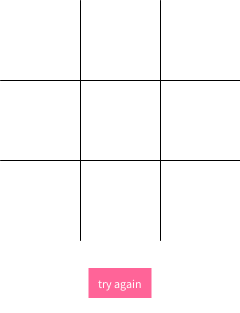
Frame 1 (no input)
Frame 2 (the mouse pressed at the canvas centre, redrawn once): identical to frame 1, image omitted

The Processing sketch that drew this single still picture (run headless with seeded random() and noise(); the mouse was pressed at the canvas centre and the sketch redrawn once):

// Processing sketch: sketch4520
// ── sketch4520.pde

PFont FONT;
float[] XFROM = new float[9];
float[] XTO = new float[9];
float[] YFROM = new float[9];
float[] YTO = new float[9];

public class PutCell {
  
  //member
  float boardWidth, boardHeight;
  float startX, startY;
  
  //constructor
  PutCell (float _boardWidth, float _boardHeight, float _startX, float _startY) {
    //member initialize
    boardWidth = _boardWidth;
    boardHeight = _boardHeight;
    startX = _startX;
    startY = _startY;
  }
  
  public void drawLine() {
    float cellWidth = round(boardWidth/3);
    float cellHeight = round(boardHeight/3);
    

    fill(255,100,152);
    line(startX + cellWidth, startY, startX + cellWidth, startY + boardHeight);
    line(startX + cellWidth*2, startY, startX + cellWidth*2, startY + boardHeight);
    line(startX, startY + cellHeight, startX + boardWidth, startY + cellHeight);
    line(startX, startY + cellHeight*2, startX + boardWidth, startY + cellHeight*2);
  }
  
  public void setPos() {
    for(int i = 0; i < 9; i++) {
      if (i%3 == 0) {
        XFROM[i] = startX;
        XTO[i] = XFROM[i] + round(boardWidth/3);
        YFROM[i] = startY + round(boardHeight/3) * i/3;
        YTO[i] = YFROM[i] + round(boardHeight/3);
      } else {
        XFROM[i] = XTO[i-1];
        XTO[i] = XFROM[i] + round(boardWidth/3);
        YFROM[i] = YFROM[i-1];
        YTO[i] = YFROM[i] + round(boardHeight/3);
      }
    }
  }
  
  public float getXTO(int pos) {
    return XTO[pos];
  }
  
  public float getYTO(int pos) {
    return YTO[pos];
  }
  
  public int checkCell(float checkX, float checkY) {
    int pos = -1;
    for (int i = 0; i < 9; i++) {
      if (checkX >= XFROM[i] && checkX < XTO[i]
          && checkY >= YFROM[i] && checkY < YTO[i]) {
        pos = i;
      }
    }
    
    return pos;
  }
}

public class PutOX {
  
  //member
  int oxStatus;
  float x, y, r;
  
  //constructor
  PutOX(int _oxStatus, float _x, float _y, float _r) {
    oxStatus = _oxStatus;
    x = _x;
    y = _y;
    r = _r;
  }
  
  public int getStatus() {
    return oxStatus;
  }
  
  public void changeStatus(int nowStatus) {
    if (oxStatus == 0 || /* or initialize*/ nowStatus == 0) {
      oxStatus = nowStatus;
    }
  }
  
  public void drawOX() {    
    if (oxStatus != 0) {
      if (oxStatus == 1) {
        fill(6,26,74);
        smooth();
        ellipse(x,y,r,r);
        noSmooth();
      } else if (oxStatus == 2) {
        fill(6,26,74);
        smooth();
        line(x + r/2 * cos(radians(225)), y + r/2 * sin(radians(225)),
            x + r/2 * cos(radians(45)), y + r/2 * sin(radians(45)));
        line(x + r/2 * cos(radians(315)), y + r/2 * sin(radians(315)),
            x + r/2 * cos(radians(135)), y + r/2 * sin(radians(135)));
        noSmooth();
      } else if (oxStatus == 3) {
        fill(255,100,152);
        smooth();

        textSize(16);
        textAlign(CENTER);
        text("...good",x,y);
        noSmooth();
      } else if (oxStatus == 4) {
        fill(75,174,255);
        smooth();
       
        textSize(20);
        textAlign(CENTER);
        text("Boo!!!",x,y);
        noSmooth();
      }
    }
  }
  
  //debug  
  void viewStatus() {
    textSize(22);
    textAlign(CENTER);
    fill(255,100,152);
    text(oxStatus,x,y);
  }
  
}

final float SX = 0;
final float W = 240;
final float SY = 0;
final float H = 240;
PutCell PC;
PutOX[] OXs = new PutOX[9];
int POS = -1; //now position
boolean TURN = true; //true:O:user, false:X:CPU
color resetClr = color(255,100,152);

void setup() {
  size(240, 313);
  background(255,100,152);

  
  PC = new PutCell(W,H,SX,SY);
  PC.drawLine();
  PC.setPos();
  
  for (int i = 0; i < 9; i++) {
    OXs[i] = new PutOX(0,PC.getXTO(i) - 40,PC.getYTO(i) - 40,70);
  }
  
  dispReset();
}

void draw() {
  background(255);
  PC.drawLine();
  dispReset();
  
  //CPU turn
  if (TURN == false) {
    getNext();
  }
  
  //judge
  int win = 0;
  win = getSet(0,3,1);
  if (win < 9) {
    win = getSet(3,6,1);
  }
  if (win < 9) {
    win = getSet(6,9,1);
  }
  if (win < 9) {
    win = getSet(0,7,3);
  }
  if (win < 9) {
    win = getSet(1,8,3);
  }
  if (win < 9) {
    win = getSet(2,9,3);
  }
  if (win < 9) {
    win = getSet(0,9,4);
  }
  if (win < 9) {
    win = getSet(2,7,2);
  }
  
  if (win >= 9) {
    for (int i = 0; i < 9; i++) {
      OXs[i].changeStatus((win == 9)? 3:4);
    }
  }
    
  for (int i = 0; i < 9; i++) {
    OXs[i].drawOX();
  }  

  noLoop();
}

void getNext() {
  boolean ck = true;
  
  for (int i = 0; i < 9; i++) {
    if (OXs[i].getStatus() == 0) {
      ck = false;
    }
  }
  
  if (ck) {
    POS = -1;
  } else {
    int nextPos = -1;
    int eCnt = 0, oCnt = 0, xCnt = 0;
    
    for (int i = 0; i < 9; i++) {
      if (OXs[i].getStatus() == 0) {
        eCnt++;
      }      
      if (OXs[i].getStatus() == 1) {
        oCnt++;
      }      
      if (OXs[i].getStatus() == 2) {
        xCnt++;
      }
    }
    
    if (oCnt == 1 && OXs[4].getStatus() == 0) {
      nextPos = 4;
    } else {
      nextPos = getSet(0,3,1);
      if (nextPos == -1) {
        nextPos = getSet(3,6,1);
      }
      if (nextPos == -1) {
        nextPos = getSet(6,9,1);
      }
      if (nextPos == -1) {
        nextPos = getSet(0,7,3);
      }
      if (nextPos == -1) {
        nextPos = getSet(1,8,3);
      }
      if (nextPos == -1) {
        nextPos = getSet(2,9,3);
      }
      if (nextPos == -1) {
        nextPos = getSet(0,9,4);
      }
      if (nextPos == -1) {
        nextPos = getSet(2,7,2);
      }
      
      if (nextPos == -1) {  
        nextPos = PC.checkCell(random(SX,SX + W),random(SY,SY + H));
      }
    }
    
    if (nextPos != -1 && nextPos < 9) {
      int nextPosStatus = OXs[nextPos].getStatus();
      if (nextPosStatus == 0) {
        POS = nextPos;
      } else {
        getNext();
      }
      OXs[POS].changeStatus(2);
      TURN = true;
    }      
  }
}

int getSet(int startI, int maxI, int inc) {
  int nextPos = -1;
  int eCnt = 0, oCnt = 0, xCnt = 0;
  int[] oxSet = new int[3];
  int oxSetIndex = 0;
      
  for (int i = startI; i < maxI; i += inc) {
    if (OXs[i].getStatus() == 0) {
      eCnt++;
    }      
    if (OXs[i].getStatus() == 1) {
      oCnt++;
    }      
    if (OXs[i].getStatus() == 2) {
      xCnt++;
    }
    oxSet[oxSetIndex] = i;
    oxSetIndex++;
  }
      
  if (oCnt == 3 || xCnt == 3) {
    if (oCnt == 3) {
      nextPos = 9; //user win
    }
    if (xCnt == 3) {
      nextPos = 10; //CPU win
    }
  } else {
    if (xCnt == 2 && eCnt == 1) {
      for (int i = 0; i < 3; i++) {
        if (OXs[oxSet[i]].getStatus() == 0) {
          nextPos = oxSet[i];
        }
      }
    }
    if (oCnt == 2 && eCnt == 1) {
      for (int i = 0; i < 3; i++) {
        if (OXs[oxSet[i]].getStatus() == 0) {
          nextPos = oxSet[i];
        }
      }
    }
  }        
  return nextPos;
}

void dispReset() {
  noStroke();
  fill(resetClr);
  rectMode(CENTER);
  rect(width/2,height - 30,(width - 50)/3,30);
  
  stroke(0);
  fill(255);
  textSize(12);
  textAlign(CENTER);
  text("try again",width/2,height - 25);
}

void mousePressed() {
  if (mouseX > width/2 - (width - 50)/6 && mouseX < width/2 + (width - 50)/6 &&
      mouseY > height - 45) {
        resetClr = color(119,124,141);
        dispReset();
        loop();
  }
}

void mouseReleased() {
  resetClr = color(255,100,152);
  dispReset();
  POS = PC.checkCell(mouseX,mouseY);
  
  //user turn
  if (POS != -1 && TURN) {
    if (OXs[POS].getStatus() == 0) {
      OXs[POS].changeStatus(1);
      TURN = false;
    }
  }
  
  if (mouseX > width/2 - (width - 50)/6 && mouseX < width/2 + (width - 50)/6 &&
      mouseY > height - 45) {
        for (int i = 0; i < 9; i++) {
          OXs[i].changeStatus(0);
        }
        TURN = true;
  }
  
  loop();
}
